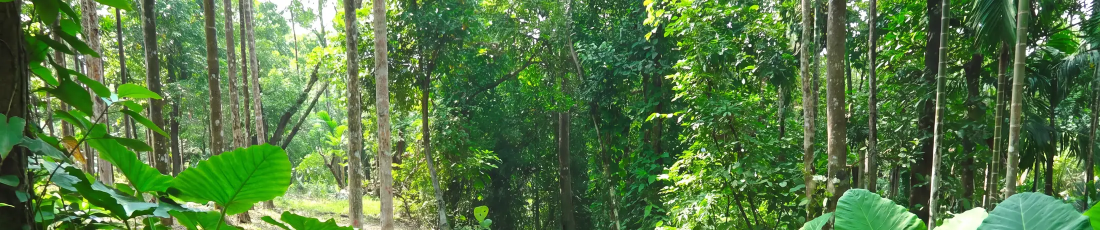
#> input picture assets/img/canopy.webp, 2200 x 460 px, found by its file name (shown at 1/2 size); its folder holds 3 pictures in this run
$ python frames.py ../assets/img
#> lines starting #> are read from the running program, lines starting #| are printed output that depends on the picture
#!/usr/bin/env python3
"""Re-cuts the forest-walk frames lighter: fewer frames, 90% size, a light smoothing of the video grain, WebP q50.
Tall (phones): 60 -> 40 frames, 640 -> 576 px wide. Wide: 48 -> 32 frames, 1280 -> 1152 px wide. About 2 MB a set.
Writes walk-tall-2/ and walk-wide-2/. Any later re-cut must use new folder names again.
usage: uv run --with pillow python3 scripts/frames.py SOURCE_DIR   (SOURCE_DIR holds walk-tall/ and walk-wide/ at full count)"""
import pathlib
import sys

from PIL import Image, ImageFilter

src_root = pathlib.Path(sys.argv[1])
out_root = pathlib.Path(__file__).resolve().parent.parent / 'public' / 'assets'
for name, count in (('walk-tall', 40), ('walk-wide', 32)):
    frames = sorted((src_root / name).glob('*.webp'))
    out = out_root / f'{name}-2'  # a new cut needs a new folder: phones cache frames for weeks
    for old in out.glob('*.webp'):
        old.unlink()
    total = 0
    for i in range(count):
        img = Image.open(frames[round(i * (len(frames) - 1) / (count - 1))]).convert('RGB')
#> img is the input picture: PIL image 2200x460 RGB; mean R, G, B 85.4, 121.3, 67.5
        img = img.resize((round(img.width * 0.9), round(img.height * 0.9)), Image.LANCZOS).filter(ImageFilter.GaussianBlur(1.0))
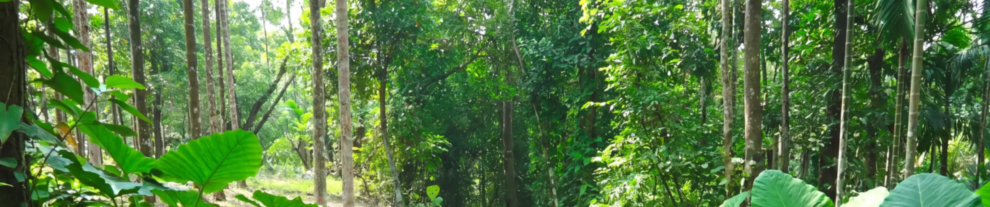
#> img: PIL image 1980x414 RGB (shown at 1/2 size); mean R, G, B 84.9, 120.8, 67
        target = out / f'{i:03d}.webp'
        img.save(target, 'WEBP', quality=50, method=6)
#> (the run stopped early here; a loop or call above may not have finished)

$ run again, on assets/img/site/alankara-2023-12-sm.webp
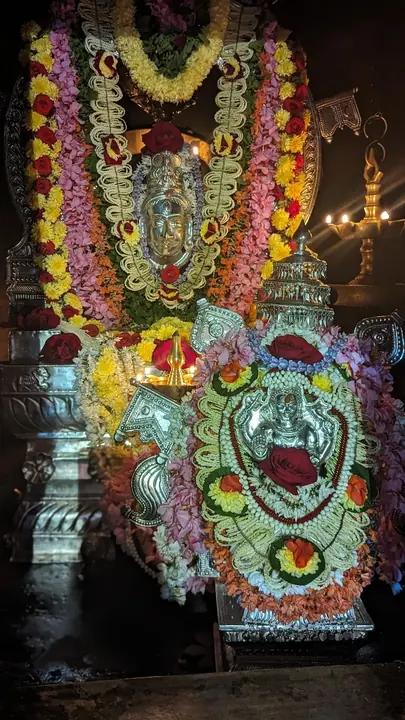
#> input picture assets/img/site/alankara-2023-12-sm.webp, 405 x 720 px, found by its file name
#> img is the input picture: PIL image 405x720 RGB; mean R, G, B 82.9, 72, 55.2
#> `img = img.resize((round(img.width * 0.9), round(img.height * 0.9)), Im..`:
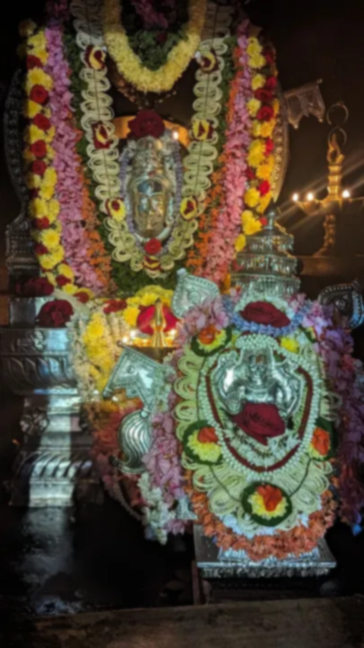
#> img: PIL image 364x648 RGB; mean R, G, B 82.5, 71.6, 54.9

$ run again, on assets/posters/dec20-00.webp
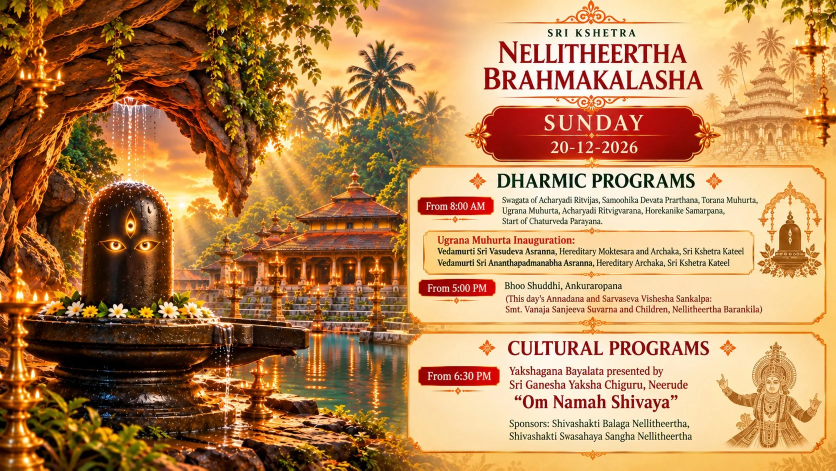
#> input picture assets/posters/dec20-00.webp, 1672 x 941 px, found by its file name (shown at 1/2 size)
#> img is the input picture: PIL image 1672x941 RGB; mean R, G, B 183.2, 135.8, 87.6
#> `img = img.resize((round(img.width * 0.9), round(img.height * 0.9)), Im..`:
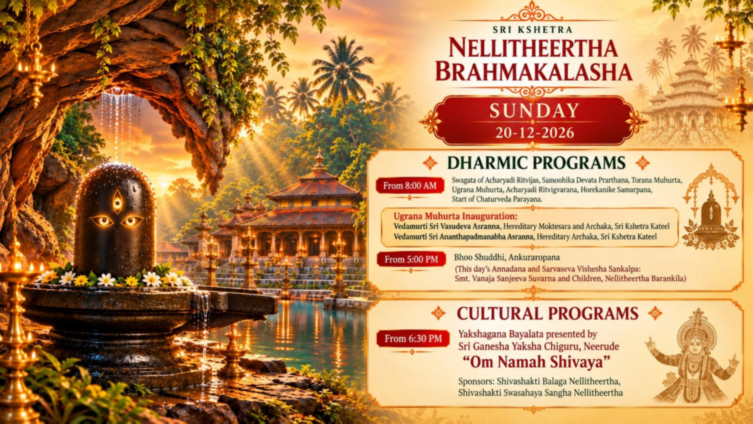
#> img: PIL image 1505x847 RGB (shown at 1/2 size); mean R, G, B 182.7, 135.4, 87.4
